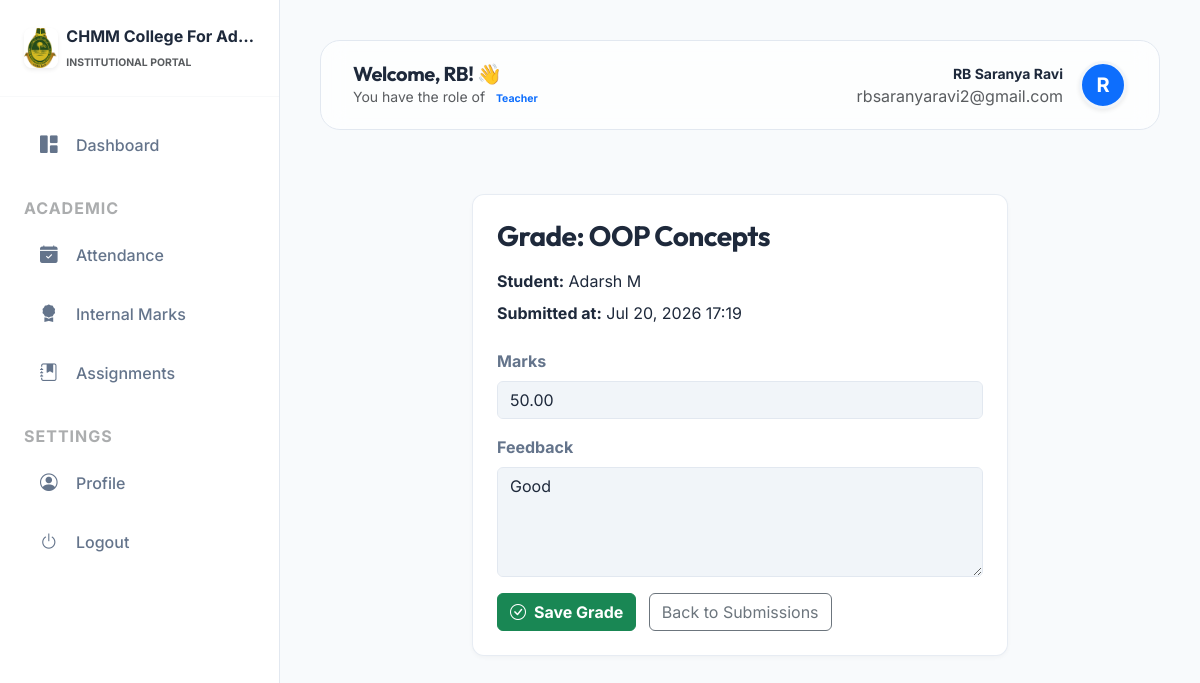
/management/assignments/submission/1/grade/ (signed in), run on the app's committed database.
### colleges/models.py (models this page shows, shortened)
class College(models.Model):
    STATUS_CHOICES = (
        ('PENDING', 'Pending Approval'),
        ('APPROVED', 'Approved'),
        ('REJECTED', 'Rejected'),
    )
    name = models.CharField(max_length=255)
    slug = models.SlugField(unique=True, blank=True)
    logo = models.ImageField(upload_to='college_logos/', null=True, blank=True)
    theme_color = models.CharField(max_length=7, default='#3b82f6')
    address = models.TextField()
    contact_email = models.EmailField()
    phone_number = models.CharField(max_length=15, blank=True)
    district = models.CharField(max_length=100, blank=True)
    university_affiliation = models.CharField(max_length=500, blank=True, help_text="Comma-separated list of affiliated universities.")
    description = models.TextField(blank=True, help_text="Briefly describe your institution.")
    established_year = models.PositiveIntegerField(null=True, blank=True)
    registration_number = models.CharField(max_length=100, unique=True, null=True)
    website = models.URLField(null=True, blank=True)
    verification_document = models.FileField(upload_to='verification_docs/', null=True, blank=True)
    status = models.CharField(max_length=20, choices=STATUS_CHOICES, default='PENDING')
    rejection_reason = models.TextField(blank=True, null=True, help_text="Reason for rejection, shown to the institution.")
    slug_updated = models.BooleanField(default=False)
    created_at = models.DateTimeField(auto_now_add=True)

### accounts/models.py (models this page shows, shortened)
class CustomUser(AbstractUser):
    ROLES = (
        ('SUPER_ADMIN', 'Super Admin'),
        ('COLLEGE_ADMIN', 'College Admin'),
        ('HOD', 'Head of Department'),
        ('TEACHER', 'Teacher'),
        ('STUDENT', 'Student'),
    )
    username = None
    email = models.EmailField(unique=True)
    role = models.CharField(max_length=20, choices=ROLES, default='STUDENT')
    college = models.ForeignKey(College, on_delete=models.CASCADE, null=True, blank=True, related_name='users')
    objects = CustomUserManager()
    USERNAME_FIELD = 'email'
    REQUIRED_FIELDS = []

### management/models.py (models this page shows, shortened)
class TenantModel(models.Model):
    college = models.ForeignKey(College, on_delete=models.CASCADE)
    created_at = models.DateTimeField(auto_now_add=True)
    updated_at = models.DateTimeField(auto_now=True)
    class Meta:
        abstract = True

class Submission(TenantModel):
    assignment = models.ForeignKey(Assignment, on_delete=models.CASCADE, related_name='submissions')
    student = models.ForeignKey(StudentProfile, on_delete=models.CASCADE)
    file = models.FileField(upload_to='submissions/')
    marks = models.DecimalField(max_digits=5, decimal_places=2, null=True, blank=True)
    feedback = models.TextField(blank=True)
    submitted_at = models.DateTimeField(auto_now_add=True)

class Assignment(TenantModel):
    teacher = models.ForeignKey(TeacherProfile, on_delete=models.CASCADE)
    title = models.CharField(max_length=255)
    description = models.TextField()
    file = models.FileField(upload_to='assignments/')
    deadline = models.DateTimeField()

class StudentProfile(TenantModel):
    user = models.OneToOneField(settings.AUTH_USER_MODEL, on_delete=models.CASCADE, related_name='student_profile')
    profile_photo = models.ImageField(upload_to='students/photos/', null=True, blank=True)
    university_reg_number = models.CharField(max_length=50, blank=True)
    roll_number = models.CharField(max_length=50) # Class Roll Number
    phone_number = models.CharField(max_length=15, blank=True)
    father_name = models.CharField(max_length=100, blank=True)
    mother_name = models.CharField(max_length=100, blank=True)
    address = models.TextField(blank=True)
    date_of_birth = models.DateField(null=True, blank=True)
    ug_marklist = models.FileField(upload_to='students/marks/ug/', null=True, blank=True)
    plus_two_marklist = models.FileField(upload_to='students/marks/plustwo/', null=True, blank=True)
    last_passout_year = models.IntegerField(null=True, blank=True)
    department = models.ForeignKey(Department, on_delete=models.SET_NULL, null=True)
    specialization = models.ForeignKey(Specialization, on_delete=models.SET_NULL, null=True, blank=True)
    academic_class = models.ForeignKey('AcademicClass', on_delete=models.SET_NULL, null=True, blank=True)

### management/views.py (the view, shortened to what this page needs)
# urls.py: path('assignments/submission/<int:submission_id>/grade/', views.grade_submission, name='grade_submission'),
@login_required
def grade_submission(request, submission_id):
    if request.user.role not in ['TEACHER', 'HOD']:
        return redirect('dashboard')
    submission = get_object_or_404(Submission, id=submission_id)
    return render(request, 'management/grade_submission.html', {'submission': submission})

### management/templates/management/grade_submission.html (shortened to what this page needs)
{% extends 'base.html' %}
{% block content %}
<div class="container py-4">
  <div class="row justify-content-center">
    <div class="col-lg-8">
      <div class="grade-card">
        <h3 class="fw-bold mb-3">Grade: {{ submission.assignment.title }}</h3>
        <p class="mb-2"><strong>Student:</strong> {{ submission.student.user.get_full_name }}</p>
        <p class="mb-4"><strong>Submitted at:</strong> {{ submission.submitted_at|date:"M d, Y H:i" }}</p>
        <form method="post" class="mt-3">
          <div class="mb-3">
            <label class="form-label fw-bold">Marks</label>
            <input type="number" step="0.01" name="marks" class="form-control" value="{{ submission.marks }}" placeholder="Enter marks" required>
          </div>
          <div class="mb-3">
            <label class="form-label fw-bold">Feedback</label>
            <textarea name="feedback" class="form-control" rows="4" placeholder="Optional feedback">{{ submission.feedback }}</textarea>
          </div>
          <button type="submit" class="btn btn-success fw-bold">
            <i class="bi bi-check-circle me-2"></i>Save Grade
          </button>
          <a href="{% url 'assignment_submissions' submission.assignment.id %}" class="btn btn-outline-secondary ms-2">Back to Submissions</a>
        </form>
      </div>
    </div>
  </div>
</div>
{% endblock %}

### templates/base.html (shortened to what this page needs)
{% load static %}
<!DOCTYPE html>
<html lang="en">
<head>
    <link href="https://cdn.jsdelivr.net/npm/bootstrap@5.3.0/dist/css/bootstrap.min.css" rel="stylesheet">
    <link rel="stylesheet" href="https://cdn.jsdelivr.net/npm/bootstrap-icons@1.11.1/font/bootstrap-icons.css">
</head>
<body>
    {% if user.is_authenticated %}
    <aside class="sidebar" id="sidebar">
        <div class="p-4 mb-3 d-flex align-items-center border-bottom border-light">
            {% if request.college.logo %}
            <img src="{{ request.college.logo.url }}" alt="Logo" height="40" class="me-2 rounded-3 shadow-sm">
            {% else %}
            <div class="bg-primary rounded-3 p-2 me-2 shadow-sm"><i class="bi bi-mortarboard-fill text-white fs-5"></i></div>
            {% endif %}
            <div class="overflow-hidden">
                <span class="fs-6 fw-bold text-main d-block text-truncate">{{ request.college.name|default:"Management Panel" }}</span>
                <span class="x-small text-muted text-uppercase fw-bold letter-spacing-1" style="font-size: 0.65rem;">Institutional Portal</span>
            </div>
        </div>
        <nav class="mt-2" style="max-height: calc(100vh - 100px); overflow-y: auto; overflow-x: hidden;">
            {% if user.role == 'SUPER_ADMIN' %}
            <a href="{% url 'college_approval_queue' %}"
                class="nav-link-custom {% if request.resolver_match.url_name == 'college_approval_queue' %}active{% endif %}">
                <i class="bi bi-speedometer2"></i> Management Console
            </a>
            {% else %}
            <a href="{% url 'dashboard' %}"
                class="nav-link-custom {% if request.resolver_match.url_name == 'dashboard' %}active{% endif %}">
                <i class="bi bi-grid-1x2-fill"></i> Dashboard
            </a>
            {% endif %}
            {% if user.role == 'TEACHER' %}
            <div class="px-4 mt-4 mb-2 text-uppercase x-small fw-bold text-muted opacity-50" style="letter-spacing: 1px;">Academic</div>
            <a href="{% url 'mark_attendance' %}" class="nav-link-custom">
                <i class="bi bi-calendar-check-fill"></i> Attendance
            </a>
            <a href="{% url 'internal_marks_list' %}" class="nav-link-custom">
                <i class="bi bi-award-fill"></i> Internal Marks
            </a>
            <a href="{% url 'assignment_list' %}" class="nav-link-custom">
                <i class="bi bi-journal-bookmark-fill"></i> Assignments
            </a>
            {% endif %}
            <div class="px-4 mt-4 mb-2 text-uppercase x-small fw-bold text-muted opacity-50" style="letter-spacing: 1px;">Settings</div>
            <a href="{% url 'edit_profile' %}" class="nav-link-custom {% if 'profile' in request.path %}active{% endif %}">
                <i class="bi bi-person-circle"></i> Profile
            </a>
            <form action="{% url 'logout' %}" method="post" class="m-0">
                <button type="submit" class="nav-link-custom border-0 bg-transparent w-100 text-start">
                    <i class="bi bi-power"></i> Logout
                </button>
            </form>
        </nav>
    </aside>
    {% endif %}
    <main class="{% if user.is_authenticated %}main-content{% endif %}">
        {% if user.is_authenticated %}
        <header class="header-glass animate-up">
            <div class="d-flex align-items-center">
                <div>
                    <h5 class="fw-bold mb-0">Welcome, {{ user.first_name }}! 👋</h5>
                    <p class="text-muted small mb-0 d-none d-md-block">You have the role of <span class="badge bg-primary-soft text-primary rounded-pill">{{ user.get_role_display }}</span></p>
                </div>
            </div>
            <div class="d-flex align-items-center gap-3">
                <div class="d-flex align-items-center gap-3">
                    <div class="text-end d-none d-md-block">
                        <span class="fw-bold d-block small">{{ user.get_full_name }}</span>
                        <span class="text-muted x-small">{{ user.email }}</span>
                    </div>
                    <div class="bg-primary rounded-circle shadow-sm d-flex align-items-center justify-content-center"
                        style="width: 48px; height: 48px; border: 3px solid var(--surface-2);">
                        <span class="fw-bold text-white fs-5">{{ user.first_name|first|upper }}</span>
                    </div>
                </div>
            </div>
        </header>
        {% endif %}
        <div class="container-fluid p-0 animate-up">
            {% block content %}{% endblock %}
        </div>
    </main>
</body>
</html>

### management/templates/management/grade_submission.html (style rules this page uses)
.grade-card { border-radius: 12px; border: 1px solid rgba(226,232,240,0.8); background:#fff; box-shadow:0 2px 4px rgba(0,0,0,0.03); padding:1.5rem; }

### data on the page
College: college.logo (picture), college.name "CHMM College For Ad…"
CustomUser: first_name "RB", role "Teacher", get_full_name "RB Saranya Ravi", email "rbsaranyaravi2@gmail.com", first_name|first "R"
Submission: assignment "OOP Concepts", student.user.get_full_name "Adarsh M", submitted_at "Jul 20, 2026 17:19", marks "50.00", feedback "Good"
